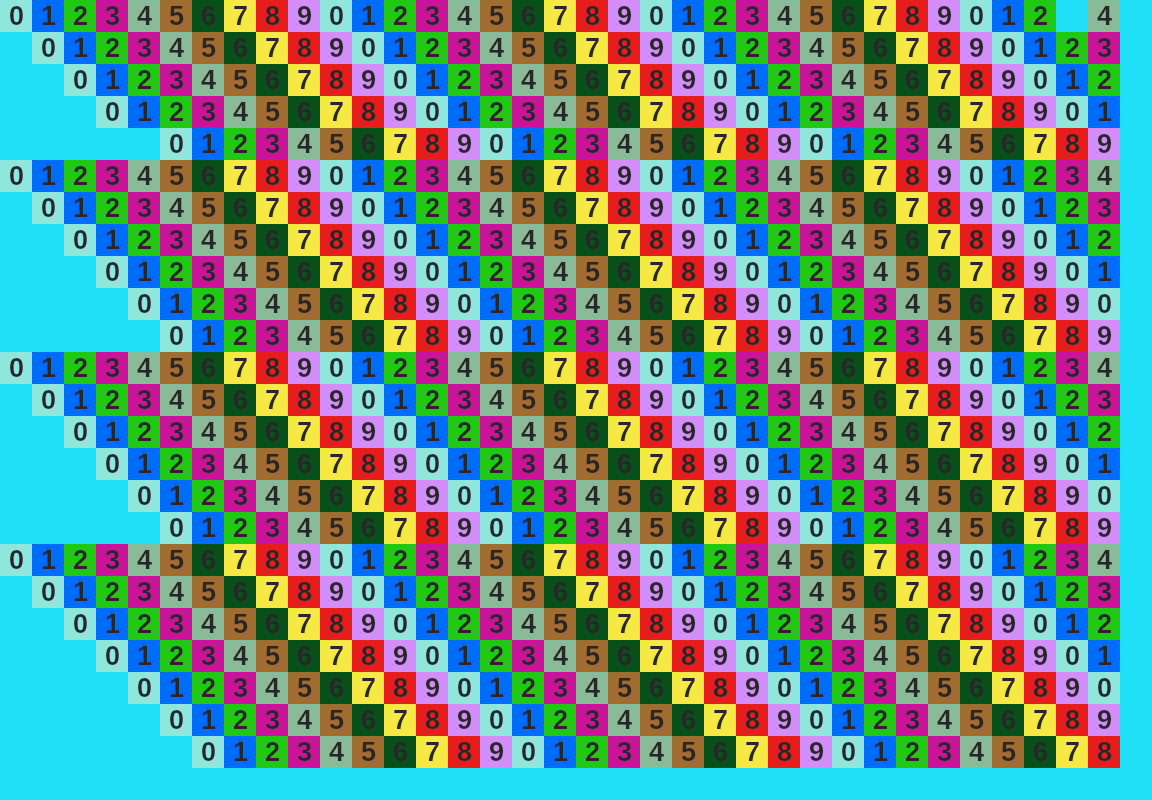

This is a level from a 2D game, rendered from its Tiled map with the project's own tilesets. A one-line summary and the complete map file follow:
An orthogonal 36x25 tile map with 32x32 px tiles, 1 tile layer (Numbers) and 1 object (StartPosition).

<map version="1.10" tiledversion="1.10.2" orientation="orthogonal" renderorder="right-down" width="36" height="25" tilewidth="32" tileheight="32" infinite="0" nextlayerid="4" nextobjectid="2">
 <tileset firstgid="1" source="../tsx/test.tsx" />
 <layer id="2" name="Numbers" width="36" height="25">
  <data encoding="csv">
2,3,11,4,5,6,7,8,9,10,2,3,11,4,5,6,7,8,9,10,2,3,11,4,5,6,7,8,9,10,2,3,11,1,5,1,
1,2,3,11,4,5,6,7,8,9,10,2,3,11,4,5,6,7,8,9,10,2,3,11,4,5,6,7,8,9,10,2,3,11,4,1,
1,1,2,3,11,4,5,6,7,8,9,10,2,3,11,4,5,6,7,8,9,10,2,3,11,4,5,6,7,8,9,10,2,3,11,1,
1,1,1,2,3,11,4,5,6,7,8,9,10,2,3,11,4,5,6,7,8,9,10,2,3,11,4,5,6,7,8,9,10,2,3,1,
1,1,1,1,1,2,3,11,4,5,6,7,8,9,10,2,3,11,4,5,6,7,8,9,10,2,3,11,4,5,6,7,8,9,10,1,
2,3,11,4,5,6,7,8,9,10,2,3,11,4,5,6,7,8,9,10,2,3,11,4,5,6,7,8,9,10,2,3,11,4,5,1,
1,2,3,11,4,5,6,7,8,9,10,2,3,11,4,5,6,7,8,9,10,2,3,11,4,5,6,7,8,9,10,2,3,11,4,1,
1,1,2,3,11,4,5,6,7,8,9,10,2,3,11,4,5,6,7,8,9,10,2,3,11,4,5,6,7,8,9,10,2,3,11,1,
1,1,1,2,3,11,4,5,6,7,8,9,10,2,3,11,4,5,6,7,8,9,10,2,3,11,4,5,6,7,8,9,10,2,3,1,
1,1,1,1,2,3,11,4,5,6,7,8,9,10,2,3,11,4,5,6,7,8,9,10,2,3,11,4,5,6,7,8,9,10,2,1,
1,1,1,1,1,2,3,11,4,5,6,7,8,9,10,2,3,11,4,5,6,7,8,9,10,2,3,11,4,5,6,7,8,9,10,1,
2,3,11,4,5,6,7,8,9,10,2,3,11,4,5,6,7,8,9,10,2,3,11,4,5,6,7,8,9,10,2,3,11,4,5,1,
1,2,3,11,4,5,6,7,8,9,10,2,3,11,4,5,6,7,8,9,10,2,3,11,4,5,6,7,8,9,10,2,3,11,4,1,
1,1,2,3,11,4,5,6,7,8,9,10,2,3,11,4,5,6,7,8,9,10,2,3,11,4,5,6,7,8,9,10,2,3,11,1,
1,1,1,2,3,11,4,5,6,7,8,9,10,2,3,11,4,5,6,7,8,9,10,2,3,11,4,5,6,7,8,9,10,2,3,1,
1,1,1,1,2,3,11,4,5,6,7,8,9,10,2,3,11,4,5,6,7,8,9,10,2,3,11,4,5,6,7,8,9,10,2,1,
1,1,1,1,1,2,3,11,4,5,6,7,8,9,10,2,3,11,4,5,6,7,8,9,10,2,3,11,4,5,6,7,8,9,10,1,
2,3,11,4,5,6,7,8,9,10,2,3,11,4,5,6,7,8,9,10,2,3,11,4,5,6,7,8,9,10,2,3,11,4,5,1,
1,2,3,11,4,5,6,7,8,9,10,2,3,11,4,5,6,7,8,9,10,2,3,11,4,5,6,7,8,9,10,2,3,11,4,1,
1,1,2,3,11,4,5,6,7,8,9,10,2,3,11,4,5,6,7,8,9,10,2,3,11,4,5,6,7,8,9,10,2,3,11,1,
1,1,1,2,3,11,4,5,6,7,8,9,10,2,3,11,4,5,6,7,8,9,10,2,3,11,4,5,6,7,8,9,10,2,3,1,
1,1,1,1,2,3,11,4,5,6,7,8,9,10,2,3,11,4,5,6,7,8,9,10,2,3,11,4,5,6,7,8,9,10,2,1,
1,1,1,1,1,2,3,11,4,5,6,7,8,9,10,2,3,11,4,5,6,7,8,9,10,2,3,11,4,5,6,7,8,9,10,1,
1,1,1,1,1,1,2,3,11,4,5,6,7,8,9,10,2,3,11,4,5,6,7,8,9,10,2,3,11,4,5,6,7,8,9,1,
1,1,1,1,1,1,1,1,1,1,1,1,1,1,1,1,1,1,1,1,1,1,1,1,1,1,1,1,1,1,1,1,1,1,1,1
</data>
 </layer>
 <objectgroup id="3" name="Places">
  <object id="1" name="StartPosition" x="70.6667" y="121.333">
   <point />
  </object>
 </objectgroup>
</map>
